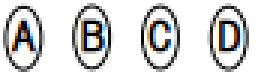
//> input picture images/pattern.png, 86 x 26 px (shown 3 times larger)
$ ./main   (built with g++ and OpenCV 4)
//> lines starting //> are read from the running program, lines starting //| are printed output that depends on the picture; after the words box and inside, x2 and y2 are one past the last pixel; in counts of white or black regions, pixels touching at a corner belong together
//
//  main.cpp
//  score_shape_maching
//
//  Created by Nakayama on 2016/06/16.
//  Copyright © 2016年 Nakayama. All rights reserved.
//

#include <iostream>
#include "opencv2/core.hpp"
#include "opencv2/highgui.hpp"
#include "opencv2/imgproc.hpp"
#include "opencv2/objdetect/objdetect.hpp"

const double huMomentThres = 0.005;  // 形状マッチングの閾値
const float IMG_SIZE = 0.4;

// [6 lines left out: function changeOrientation, not called in this run]

void rotate_90n(cv::Mat &src, cv::Mat &dst, int angle)
{
    dst.create(src.size(), src.type());
    if(angle == 270 || angle == -90){
        // Rotate clockwise 270 degrees
        cv::transpose(src, dst);
        cv::flip(dst, dst, 0);
    }else if(angle == 180 || angle == -180){
        // Rotate clockwise 180 degrees
        cv::flip(src, dst, -1);
    }else if(angle == 90 || angle == -270){
        // Rotate clockwise 90 degrees
        cv::transpose(src, dst);
        cv::flip(dst, dst, 1);
    }else if(angle == 360 || angle == 0){
        if(src.data != dst.data){
            src.copyTo(dst);
        }
    }
}

void convertBinImage(cv::Mat src, cv::Mat &dst){
    cv::threshold(src, dst, 0, 255, CV_THRESH_BINARY | CV_THRESH_OTSU);
    //cv::adaptiveThreshold(dst, dst, 255, CV_ADAPTIVE_THRESH_MEAN_C, CV_THRESH_BINARY, 7, 8);
}


// [110 lines left out: functions doShapesMatching, doTemplateMatching, not called in this run]

void doCascadeMatching(cv::Mat &src) {
    cv::Mat src_gray;
    rotate_90n(src, src, 270);
    cv::cvtColor(src, src_gray, CV_BGR2GRAY);

    // 二値化
    cv::Mat src_bin;
    convertBinImage(src_gray, src_bin);

    std::vector<cv::Rect> results;
    //cv::CascadeClassifier cascade("/Users/nakayama/Desktop)
    cv::CascadeClassifier cascade("/Users/nakayama/Desktop/cascade/2/cascade.xml");
    //cv::CascadeClassifier test("/usr/local/Cellar/opencv3/3.1.0_3/share/OpenCV/haarcascades/haarcascade_frontalcatface.xml");
    //Cascadeで検出
    cv::Mat dst = src.clone();

    cascade.detectMultiScale(src_bin, results, 1.1, 2);
    for(auto it = results.begin(); it != results.end(); ++it){
        cv::rectangle(dst, it->tl(), it->br(), cv::Scalar(0, 255, 0), 2,8, 0);
    }

    cv::resize(src, src, cv::Size(), IMG_SIZE, IMG_SIZE);
    cv::resize(dst, dst, cv::Size(), IMG_SIZE, IMG_SIZE);
    cv::resize(src_bin, src_bin, cv::Size(), IMG_SIZE, IMG_SIZE);
    cv::imshow("src_bin", src_bin);
    cv::imshow("dst", dst);

    cv::waitKey();

}

int main()
{
    cv::Mat temp = cv::imread("/Users/nakayama/Desktop/pattern.png", 0); //
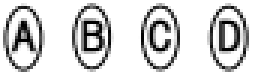
//> temp: 26 rows x 86 cols, CV_8UC1 (shown 3 times larger); min 0, max 255, mean 213
    if (temp.empty()){
        std::cout << "テンプレート読み込みエラー" << std::endl;
        return -1;
    }

    //cv::Mat src = cv::imread("/Users/nakayama/Desktop/mark_sheet.png"); // 撮影された画像
    cv::Mat src = cv::imread("/Users/nakayama/Desktop/camera.JPG");
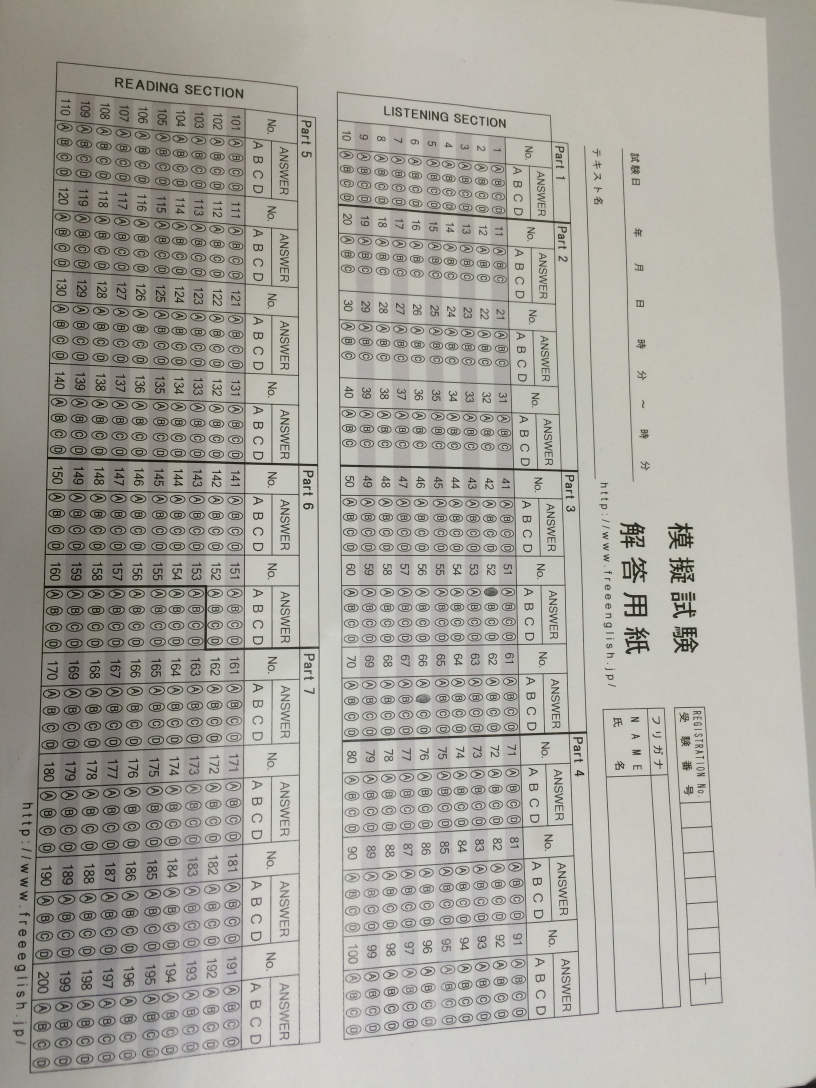
//> input picture images/camera.JPG, 2448 x 3264 px (shown at 1/3 size)
//> src is the input picture: 3264 rows x 2448 cols, CV_8UC3; mean B, G, R 159.9, 167.6, 169.5
    //cv::Mat src = cv::imread("/Users/nakayama/Desktop/dammy.png");
    if (src.empty()){
        std::cout << "入力画像読み込みエラー" << std::endl;
        return -1;
    }

    //doShapesMatching(src, temp);

    //doTemplateMatching(src, temp);

    doCascadeMatching(src);
//> in rotate_90n, `cv::transpose(src, dst);`:
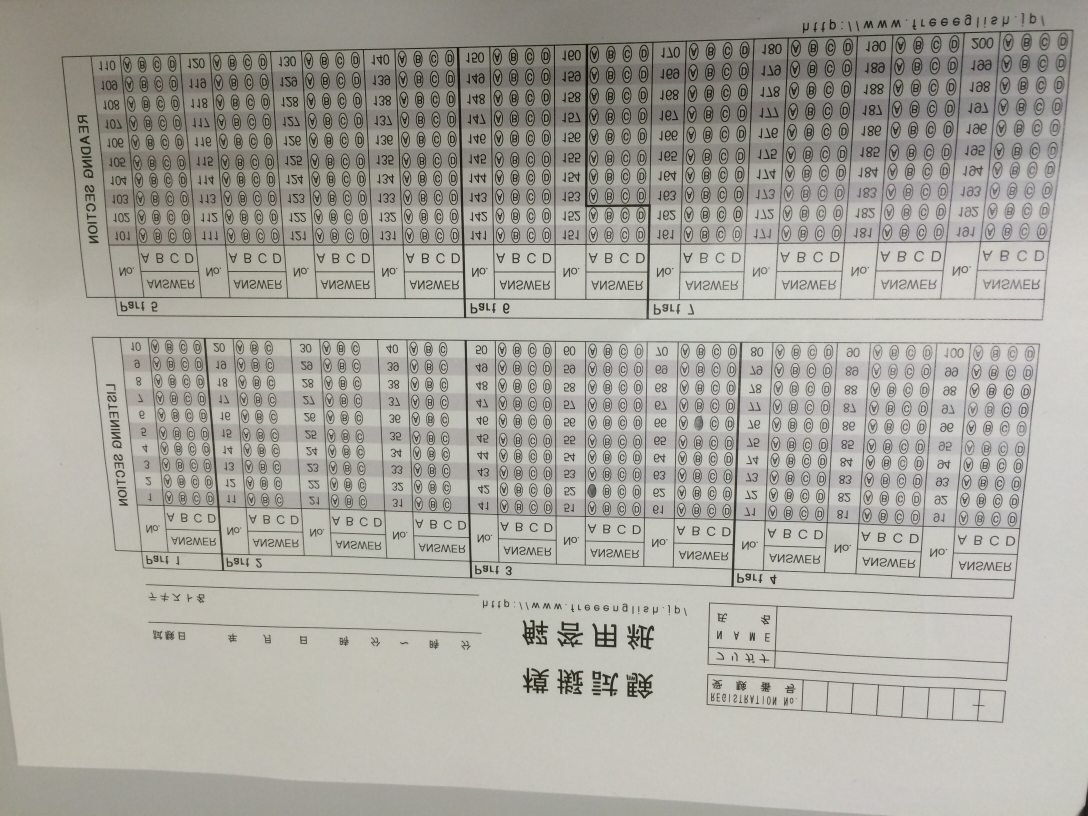
//> src: 2448 rows x 3264 cols, CV_8UC3 (shown at 1/3 size); mean B, G, R 159.9, 167.6, 169.5
//> in rotate_90n, `cv::flip(dst, dst, 0);`:
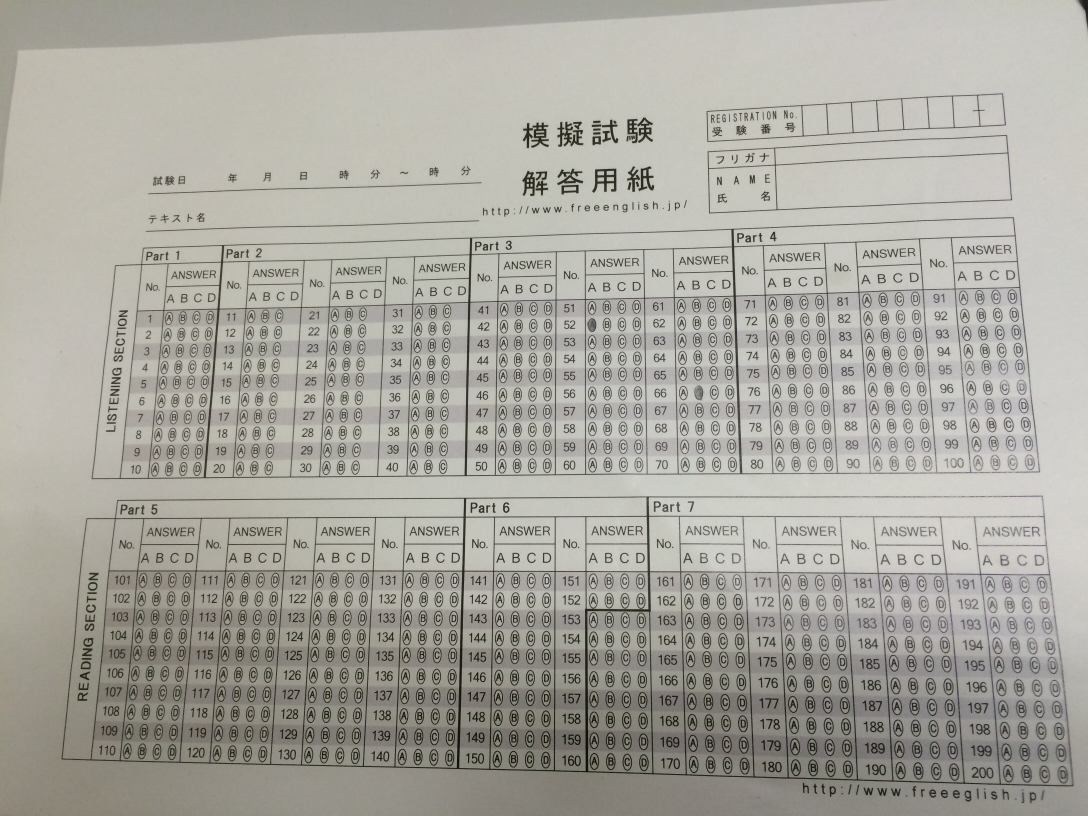
//> dst: 2448 rows x 3264 cols, CV_8UC3 (shown at 1/3 size); mean B, G, R 159.9, 167.6, 169.5
//> in convertBinImage, `cv::threshold(src, dst, 0, 255, CV_THRESH_BINARY | CV_THRESH_OTSU);`:
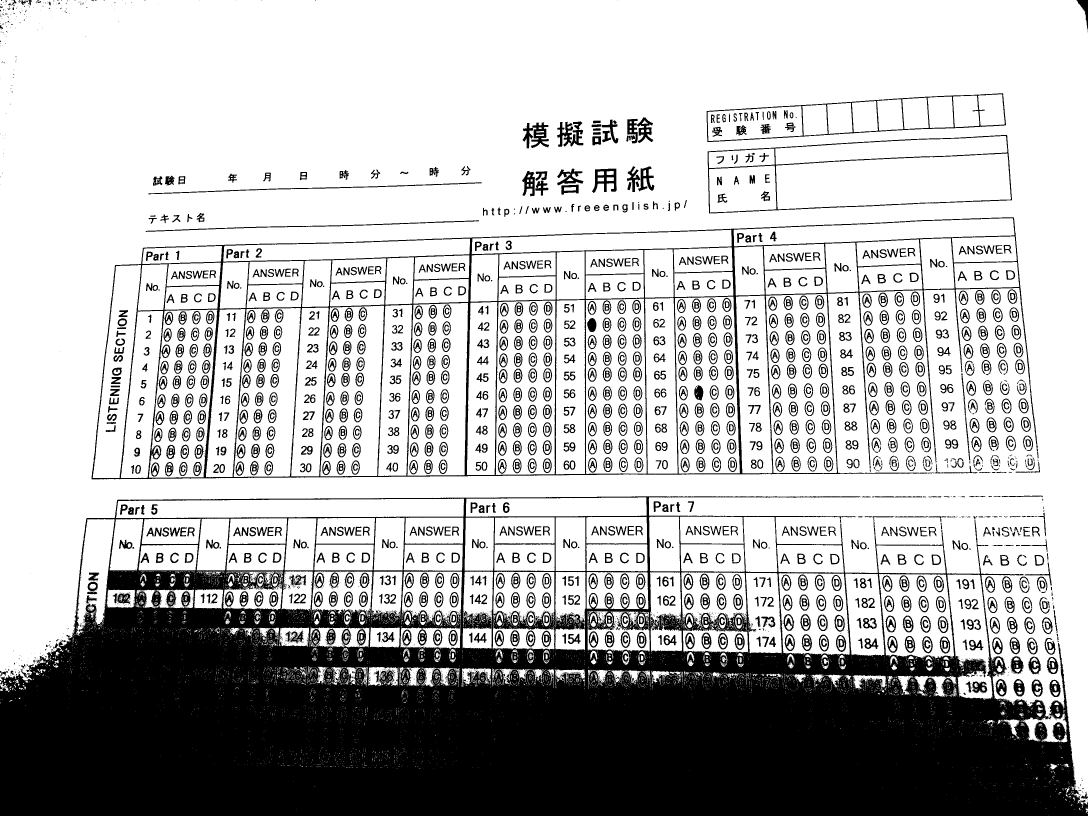
//> dst: 2448 rows x 3264 cols, CV_8UC1 (shown at 1/3 size); 71.8% white; 3946 black regions (2371 under 20 px), largest, box (x1, y1, x2, y2) and area: (0, 1489, 3264, 2448) 1691483, (274, 652, 3113, 1438) 93646, (2123, 405, 3036, 641) 9448
//> in doCascadeMatching, `cascade.detectMultiScale(src_bin, results, 1.1, 2);`: results = 6 Rects (x, y, width, height): [1708, 929, 183, 92], [2028, 1132, 186, 93], [2984, 2010, 206, 103], [2971, 1940, 214, 107], [3014, 1940, 236, 118], [1460, 298, 408, 204]
//> the loop in doCascadeMatching, `for(auto it = results.begin(); it != results.end(); ++it)` made 6 passes
//> in doCascadeMatching, `cv::resize(src_bin, src_bin, cv::Size(), IMG_SIZE, IMG_SIZE);`:
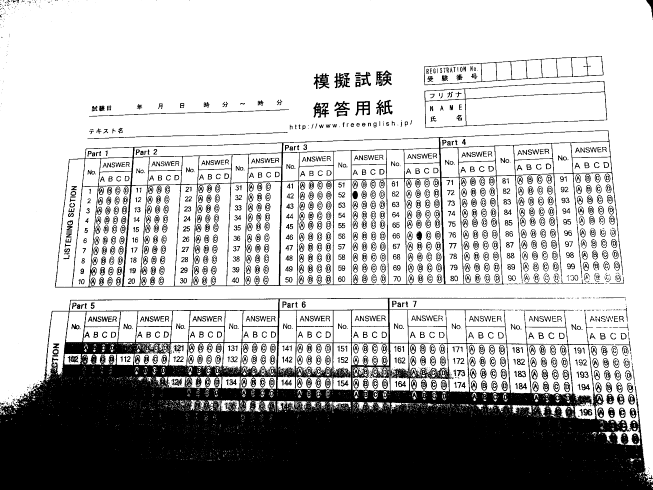
//> src_bin: 979 rows x 1306 cols, CV_8UC1 (shown at 1/2 size); min 0, max 255, mean 183.2


    return 0;
}
